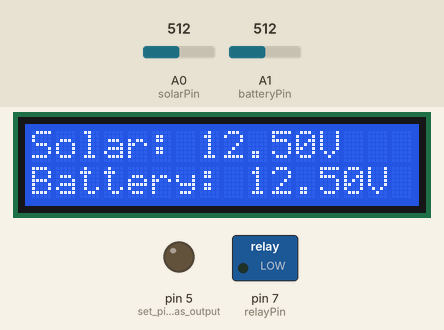
This program was run on a simulated Arduino Uno, built with avr-gcc and run on an emulated ATmega328P. On the bench: 16×2 character LCD, switched loads named in the program (green lamp = pin HIGH), output pins drawn as LEDs (lit = HIGH). Inputs (shaded band) come from the test bench; at power-on: A1 (batteryPin) = 512, A0 (solarPin) = 512.

Above: at 2.2 s.
2.3 s: A1 (batteryPin) set to 318
At 4.2 s:
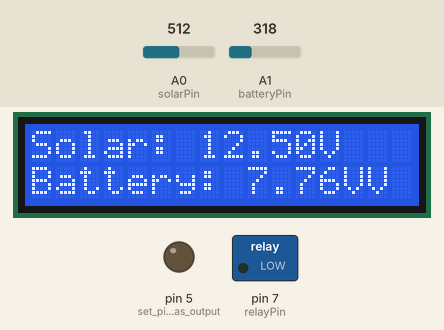
4.5 s: A1 (batteryPin) set to 297
At 6.2 s:
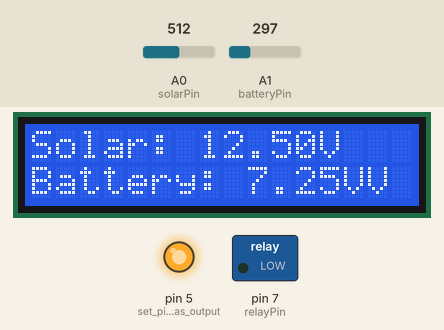
6.5 s: A0 (solarPin) set to 420
At 8.1 s:
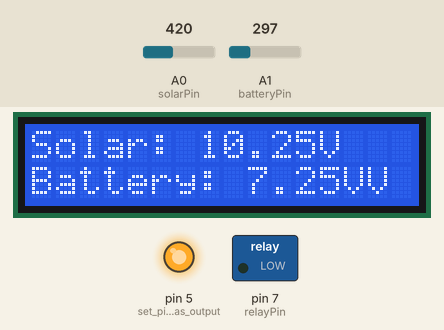
8.6 s: A0 (solarPin) set to 397
At 10.0 s:
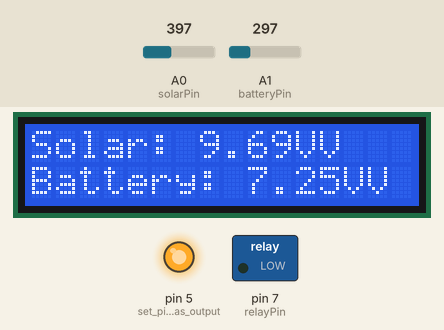
10.6 s: A1 (batteryPin) set to 716
At 11.9 s:
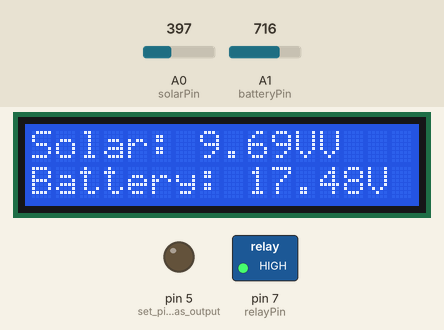
12.6 s: A0 (solarPin) set to 511
At 13.7 s:
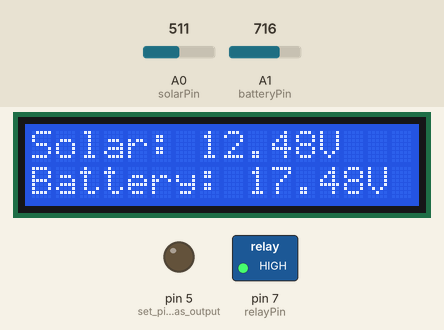
Timing chart, 0 to 15.6 s (numbered marks = the images above; inputs shaded):
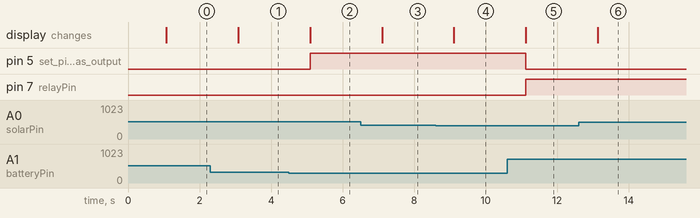

Measured:
- the behaviour switches between 304 and 303 on A1 (batteryPin) (found by bisection; images 1 and 2)
- the behaviour switches between 410 and 409 on A0 (solarPin) (found by bisection; images 3 and 4)
- after the input at 2.3 s, the display: changes after 0.78 s (image 1)
- after the input at 4.5 s, pin 5 (set_pin_5_as_output): LOW → HIGH after 0.59 s; the display: changes after 0.59 s (image 2)
- after the input at 6.5 s, the display: changes after 0.60 s (image 3)
- after the input at 8.6 s, the display: changes after 0.51 s (image 4)
- after the input at 10.6 s, pin 5 (set_pin_5_as_output): HIGH → LOW after 0.52 s; pin 7 (relayPin): LOW → HIGH after 0.52 s; the display: changes after 0.52 s (image 5)
- after the input at 12.6 s, the display: changes after 0.53 s (image 6)

The program:

main.cpp
```cpp
#include <Arduino.h>
#include <LiquidCrystal.h>

const int solarPin = A0;
const int batteryPin = A1;
const int relayPin = 7;

const int rs = 13, en = 12, d4 = 11, d5 = 10, d6 = 9, d7 = 8;
LiquidCrystal lcd(rs, en, d4, d5, d6, d7);

//function prototypes
float getSolarVoltage();
float getBatteryVoltage();

float solVoltage = 0.0;
float batVoltage = 0.0;

// Floats for resistor values in divider (in ohms)
float R1 = 30000.0;
float R2 = 7500.0;
// Float for Reference Voltage
float ref_voltage = 5.0;

void setup() {
  lcd.begin(16, 2);
  pinMode(relayPin, OUTPUT); // set relay pin as output
  pinMode(5, OUTPUT); // set pin 5 as output
  lcd.setCursor(0,0);
  lcd.print("Solar Voltage");
  delay(1000);
  lcd.clear();
}

void loop() {
  float solarVoltage = getSolarVoltage();
  float batteryVoltage = getBatteryVoltage();

  lcd.setCursor(0, 0);
  lcd.print("Solar: ");
  lcd.print(solarVoltage);
  lcd.print("V");

  lcd.setCursor(0, 1);
  lcd.print("Battery: ");
  lcd.print(batteryVoltage);
  lcd.print("V");

  // Check battery voltage
  if (batteryVoltage <= 7.4) {
    digitalWrite(5, HIGH); // Set pin 5 high if voltage <= 7.4V
  } else {
    digitalWrite(5, LOW); // Set pin 5 low if voltage > 7.4V
  }

  // Control relay based on battery voltage
  if (batteryVoltage >= 13.5) {
    digitalWrite(relayPin, HIGH); // Turn off relay if voltage >= 13.5V
  } else if (batteryVoltage <= 7.5) {
    digitalWrite(relayPin, LOW); // Turn on relay if voltage < 7.5V
  }

  delay(1000);
}

float getSolarVoltage() {
  int solarAdc_value = analogRead(solarPin);
  float solarAdc_voltage = (solarAdc_value * ref_voltage) / 1024.0;
  solVoltage = solarAdc_voltage / (R2 / (R1 + R2));
  return solVoltage;
}

float getBatteryVoltage() {
  int batteryAdc_value = analogRead(batteryPin);
  float batteryAdc_voltage = (batteryAdc_value * ref_voltage) / 1024.0;
  batVoltage = batteryAdc_voltage / (R2 / (R1 + R2));
  return batVoltage;
}
```
